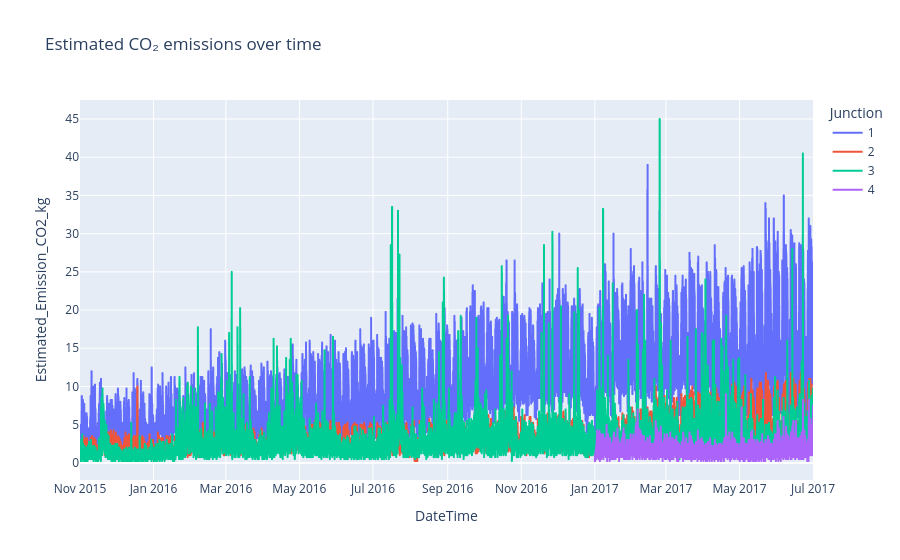
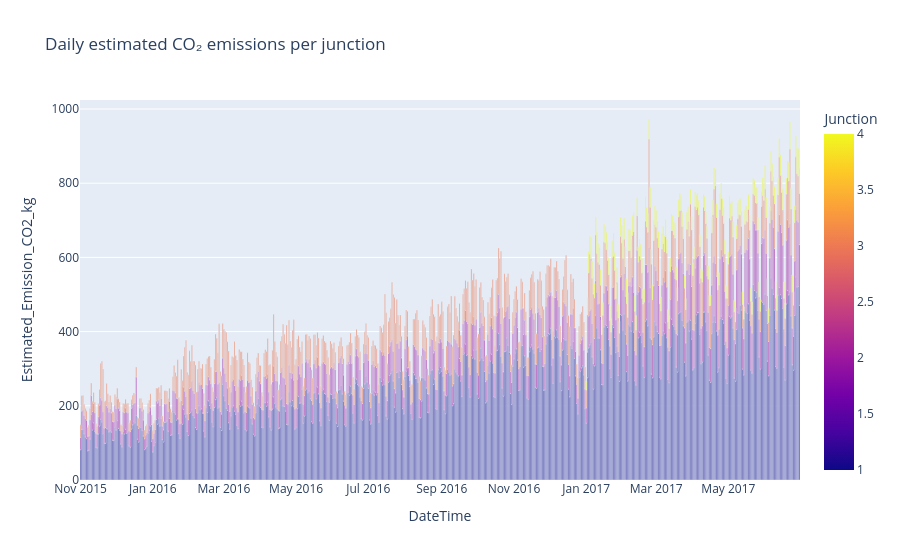

These figures' notebook cell, in order:
### Code cell
# Choose a simple emission factor (kg CO2 per vehicle per hour)
EMISSION_FACTOR_CO2 = 0.25  # adjust in sensitivity analysis

df["Estimated_Emission_CO2_kg"] = df["Vehicles"] * EMISSION_FACTOR_CO2

# Emission trends
fig = px.line(df, x="DateTime", y="Estimated_Emission_CO2_kg", color="Junction",
              title="Estimated CO₂ emissions over time")
fig.show()

# Daily totals per junction
daily_emissions = df.set_index("DateTime").groupby("Junction")["Estimated_Emission_CO2_kg"] \
    .resample("D").sum().reset_index()
fig = px.bar(daily_emissions, x="DateTime", y="Estimated_Emission_CO2_kg", color="Junction",
             title="Daily estimated CO₂ emissions per junction")
fig.show()

### Figure 1 — Plotly figure (JSON) as saved in the notebook; plotly's stock layout.template omitted (floating-point values rounded to 4 significant figures; data arrays with more than 128 entries replaced by an {"elided": "..."} marker saying what was removed)
{"data": [{"hovertemplate": "Junction=1<br>DateTime=%{x}<br>Estimated_Emission_CO2_kg=%{y}<extra></extra>", "legendgroup": "1", "line": {"color": "#636efa", "dash": "solid"}, "marker": {"symbol": "circle"}, "mode": "lines", "name": "1", "showlegend": true, "type": "scattergl", "x": {"elided": "14592 str values"}, "xaxis": "x", "y": {"elided": "14592 float values"}, "yaxis": "y"}, {"hovertemplate": "Junction=2<br>DateTime=%{x}<br>Estimated_Emission_CO2_kg=%{y}<extra></extra>", "legendgroup": "2", "line": {"color": "#EF553B", "dash": "solid"}, "marker": {"symbol": "circle"}, "mode": "lines", "name": "2", "showlegend": true, "type": "scattergl", "x": {"elided": "14592 str values"}, "xaxis": "x", "y": {"elided": "14592 float values"}, "yaxis": "y"}, {"hovertemplate": "Junction=3<br>DateTime=%{x}<br>Estimated_Emission_CO2_kg=%{y}<extra></extra>", "legendgroup": "3", "line": {"color": "#00cc96", "dash": "solid"}, "marker": {"symbol": "circle"}, "mode": "lines", "name": "3", "showlegend": true, "type": "scattergl", "x": {"elided": "14592 str values"}, "xaxis": "x", "y": {"elided": "14592 float values"}, "yaxis": "y"}, {"hovertemplate": "Junction=4<br>DateTime=%{x}<br>Estimated_Emission_CO2_kg=%{y}<extra></extra>", "legendgroup": "4", "line": {"color": "#ab63fa", "dash": "solid"}, "marker": {"symbol": "circle"}, "mode": "lines", "name": "4", "showlegend": true, "type": "scattergl", "x": {"elided": "4344 str values"}, "xaxis": "x", "y": {"elided": "4344 float values"}, "yaxis": "y"}], "layout": {"legend": {"title": {"text": "Junction"}, "tracegroupgap": 0}, "title": {"text": "Estimated CO₂ emissions over time"}, "xaxis": {"anchor": "y", "domain": [0, 1], "title": {"text": "DateTime"}}, "yaxis": {"anchor": "x", "domain": [0, 1], "title": {"text": "Estimated_Emission_CO2_kg"}}}}

### Figure 2 — Plotly figure (JSON) as saved in the notebook; plotly's stock layout.template omitted (floating-point values rounded to 4 significant figures; data arrays with more than 128 entries replaced by an {"elided": "..."} marker saying what was removed)
{"data": [{"hovertemplate": "DateTime=%{x}<br>Estimated_Emission_CO2_kg=%{y}<br>Junction=%{marker.color}<extra></extra>", "legendgroup": "", "marker": {"color": {"elided": "2005 int values"}, "coloraxis": "coloraxis", "pattern": {"shape": ""}}, "name": "", "orientation": "v", "showlegend": false, "textposition": "auto", "type": "bar", "x": {"elided": "2005 str values"}, "xaxis": "x", "y": {"elided": "2005 float values"}, "yaxis": "y"}], "layout": {"barmode": "relative", "coloraxis": {"colorbar": {"title": {"text": "Junction"}}, "colorscale": [[0, "#0d0887"], [0.1111, "#46039f"], [0.2222, "#7201a8"], [0.3333, "#9c179e"], [0.4444, "#bd3786"], [0.5556, "#d8576b"], [0.6667, "#ed7953"], [0.7778, "#fb9f3a"], [0.8889, "#fdca26"], [1, "#f0f921"]]}, "legend": {"tracegroupgap": 0}, "title": {"text": "Daily estimated CO₂ emissions per junction"}, "xaxis": {"anchor": "y", "domain": [0, 1], "title": {"text": "DateTime"}}, "yaxis": {"anchor": "x", "domain": [0, 1], "title": {"text": "Estimated_Emission_CO2_kg"}}}}
